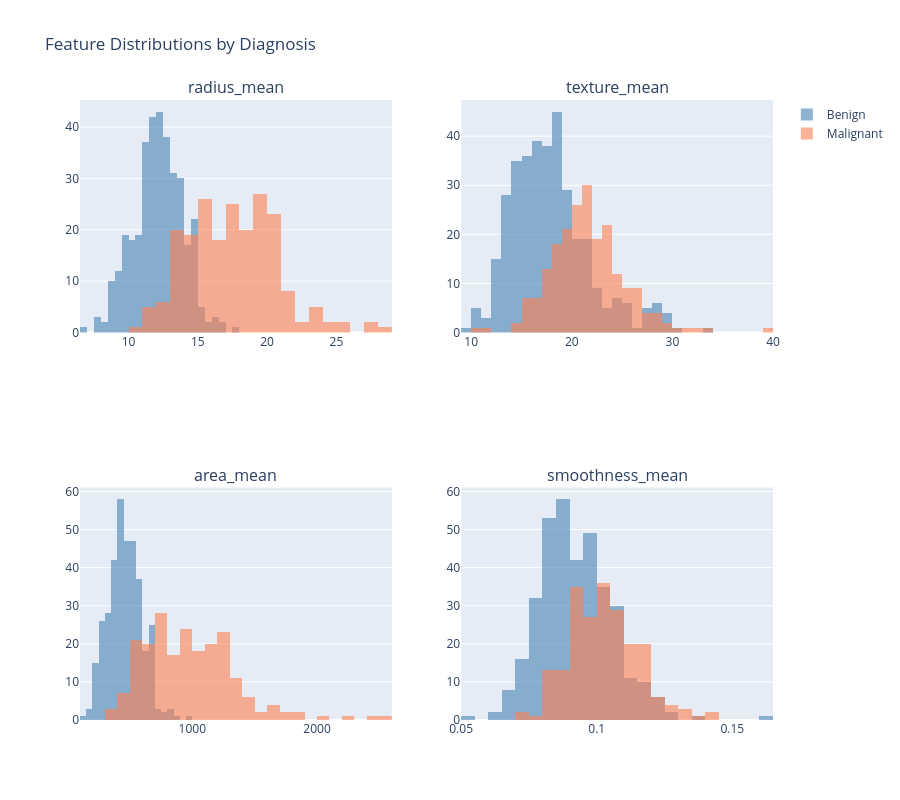

Notebook code cell kept with this figure:
### Markdown cell above
### Feature Distributions by Diagnosis

### Code cell
plot_feature_distributions(data, [
    "radius_mean", "texture_mean", "area_mean", "smoothness_mean",
]).show()

### Figure 1 — Plotly figure (JSON) as saved in the notebook; plotly's stock layout.template omitted (floating-point values rounded to 4 significant figures; data arrays with more than 128 entries replaced by an {"elided": "..."} marker saying what was removed)
{"data": [{"marker": {"color": "steelblue"}, "name": "Benign", "opacity": 0.6, "showlegend": true, "type": "histogram", "x": {"elided": "357 float values"}, "xaxis": "x", "yaxis": "y"}, {"marker": {"color": "coral"}, "name": "Malignant", "opacity": 0.6, "showlegend": true, "type": "histogram", "x": {"elided": "212 float values"}, "xaxis": "x", "yaxis": "y"}, {"marker": {"color": "steelblue"}, "name": "Benign", "opacity": 0.6, "showlegend": false, "type": "histogram", "x": {"elided": "357 float values"}, "xaxis": "x2", "yaxis": "y2"}, {"marker": {"color": "coral"}, "name": "Malignant", "opacity": 0.6, "showlegend": false, "type": "histogram", "x": {"elided": "212 float values"}, "xaxis": "x2", "yaxis": "y2"}, {"marker": {"color": "steelblue"}, "name": "Benign", "opacity": 0.6, "showlegend": false, "type": "histogram", "x": {"elided": "357 float values"}, "xaxis": "x3", "yaxis": "y3"}, {"marker": {"color": "coral"}, "name": "Malignant", "opacity": 0.6, "showlegend": false, "type": "histogram", "x": {"elided": "212 float values"}, "xaxis": "x3", "yaxis": "y3"}, {"marker": {"color": "steelblue"}, "name": "Benign", "opacity": 0.6, "showlegend": false, "type": "histogram", "x": {"elided": "357 float values"}, "xaxis": "x4", "yaxis": "y4"}, {"marker": {"color": "coral"}, "name": "Malignant", "opacity": 0.6, "showlegend": false, "type": "histogram", "x": {"elided": "212 float values"}, "xaxis": "x4", "yaxis": "y4"}], "layout": {"annotations": [{"font": {"size": 16}, "showarrow": false, "text": "radius_mean", "x": 0.225, "xanchor": "center", "xref": "paper", "y": 1, "yanchor": "bottom", "yref": "paper"}, {"font": {"size": 16}, "showarrow": false, "text": "texture_mean", "x": 0.775, "xanchor": "center", "xref": "paper", "y": 1, "yanchor": "bottom", "yref": "paper"}, {"font": {"size": 16}, "showarrow": false, "text": "area_mean", "x": 0.225, "xanchor": "center", "xref": "paper", "y": 0.375, "yanchor": "bottom", "yref": "paper"}, {"font": {"size": 16}, "showarrow": false, "text": "smoothness_mean", "x": 0.775, "xanchor": "center", "xref": "paper", "y": 0.375, "yanchor": "bottom", "yref": "paper"}], "barmode": "overlay", "height": 800, "title": {"text": "Feature Distributions by Diagnosis"}, "width": 900, "xaxis": {"anchor": "y", "domain": [0, 0.45]}, "xaxis2": {"anchor": "y2", "domain": [0.55, 1]}, "xaxis3": {"anchor": "y3", "domain": [0, 0.45]}, "xaxis4": {"anchor": "y4", "domain": [0.55, 1]}, "yaxis": {"anchor": "x", "domain": [0.625, 1]}, "yaxis2": {"anchor": "x2", "domain": [0.625, 1]}, "yaxis3": {"anchor": "x3", "domain": [0, 0.375]}, "yaxis4": {"anchor": "x4", "domain": [0, 0.375]}}}
